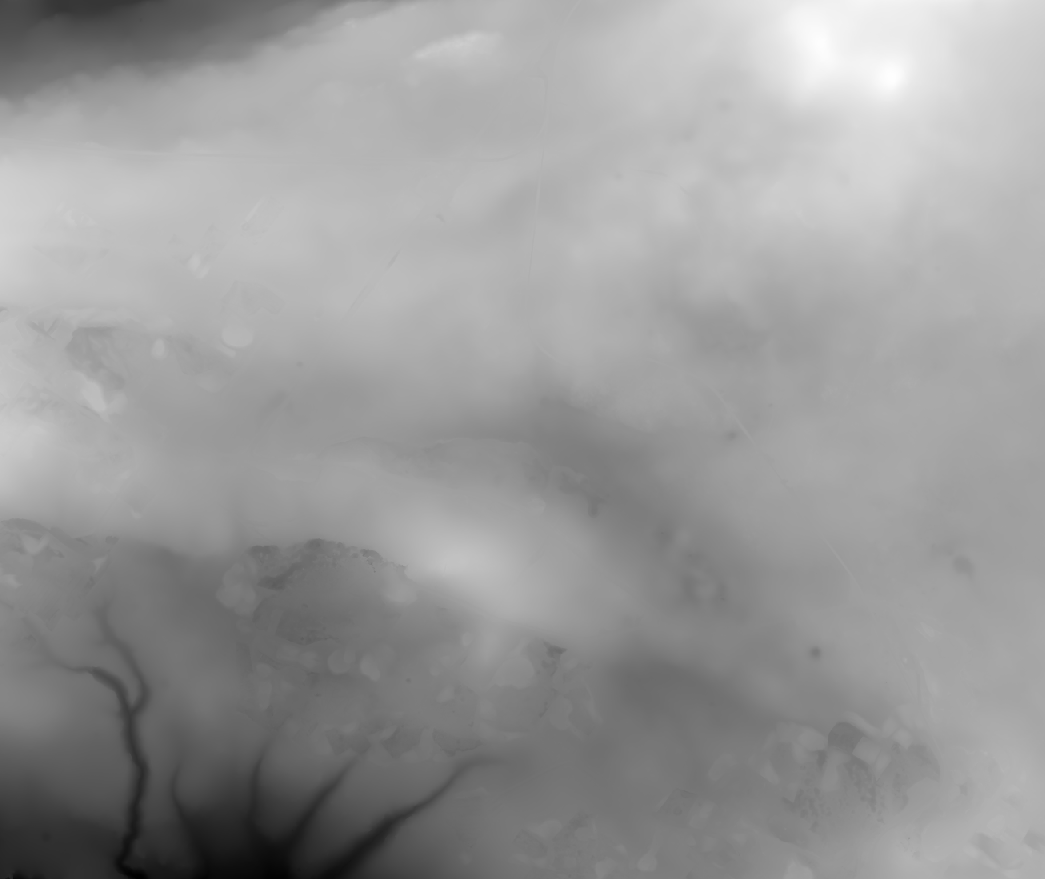
%> input picture ChrismasTerrain.tif, 1045 x 879 px
$ octave plot_maps.m   (GNU Octave 9; MATLAB toolbox functions it lacks are replaced by stand-ins)
%> lines starting %> are read from the running program, lines starting %| are printed output that depends on the picture
### CreateModel_map.m
%_________________________________________________________________________%
%  8 benchmark scenarios (inspired by SPSO paper Sec.5)                   %
%  Each modifies: obstacles, start/end, altitude limits                   %
%_________________________________________________________________________%

function model=CreateModel_map(mapID)
%> called with mapID = 1

    H = imread('ChrismasTerrain.tif');
%> H is the input picture: size 879x1045 single; min 48.92, max 296, mean 198.6
    H(H < 0) = 0;
    MAPSIZE_X = size(H,2);
%> MAPSIZE_X = 1045
    MAPSIZE_Y = size(H,1);
%> MAPSIZE_Y = 879
    [X,Y] = meshgrid(1:MAPSIZE_X,1:MAPSIZE_Y);

    switch mapID
        case 1  % Original (sparse obstacles, long range)
            threats = [400 500 100 80; 600 200 150 70; 500 350 150 80;
                       350 200 150 70; 700 550 150 70; 650 750 150 80];
            start_loc = [200;100;150];
            end_loc   = [800;800;150];
            zmin=100; zmax=200;

        case 2  % Dense urban (many small obstacles)
            threats = [300 300 120 50; 400 400 130 45; 500 300 125 55;
                       350 500 120 50; 450 600 135 45; 600 400 130 50;
                       300 700 125 55; 550 150 120 45; 200 500 130 50;
                       700 650 125 55];
            start_loc = [100;50;150];
            end_loc   = [750;750;150];
            zmin=80; zmax=220;

        case 3  % Sparse threats, high altitude
            threats = [500 500 120 100; 300 300 110 90];
            start_loc = [100;700;180];
            end_loc   = [700;100;180];
            zmin=120; zmax=250;

        case 4  % Narrow corridor
            threats = [200 400 100 60; 600 400 100 60; 400 200 100 60;
                       400 600 100 60];
            start_loc = [100;100;150];
            end_loc   = [700;700;150];
            zmin=100; zmax=200;

        case 5  % Edge obstacles, center clear
            threats = [100 400 100 50; 100 200 100 50; 100 600 100 50;
                       700 400 100 50; 700 200 100 50; 700 600 100 50];
            start_loc = [400;100;150];
            end_loc   = [400;700;150];
            zmin=100; zmax=200;

        case 6  % Mountain pass (wide corridor)
            threats = [300 450 100 50; 550 350 90 45];
            start_loc = [100;400;160];
            end_loc   = [750;400;160];
            zmin=80; zmax=250;

        case 7  % Clustered threats but passable
            threats = [350 350 120 70; 500 500 120 70; 200 600 110 60;
                       600 200 110 60];
            start_loc = [100;100;150];
            end_loc   = [750;750;150];
            zmin=100; zmax=200;

        case 8  % Low altitude weaving
            threats = [200 400 70 35; 400 400 70 35; 600 400 70 35];
            start_loc = [50;200;100];
            end_loc   = [750;600;100];
            zmin=60; zmax=180;

        otherwise
            error('Map ID must be 1-8');
    end

    model.start=start_loc;
    model.end=end_loc;
    model.n=10;
    model.xmin=1; model.xmax=MAPSIZE_X;
%> after `model.xmax=MAPSIZE_X`: model.xmax = 1045
    model.ymin=1; model.ymax=MAPSIZE_Y;
%> after `model.ymax=MAPSIZE_Y`: model.ymax = 879
    model.zmin=zmin; model.zmax=zmax;
    model.MAPSIZE_X=MAPSIZE_X; model.MAPSIZE_Y=MAPSIZE_Y;
%> after `model.MAPSIZE_X=MAPSIZE_X`: model.MAPSIZE_X = 1045
%> after `model.MAPSIZE_Y=MAPSIZE_Y`: model.MAPSIZE_Y = 879
    model.X=X; model.Y=Y; model.H=H;
    model.threats=threats;
    PlotModel(model);
end

### PlotModel.m
% Plot the terrain model and threats
function PlotModel(model)

    mesh(model.X,model.Y,model.H); % Plot the data
    colormap summer;                    % Default color map.
    set(gca, 'Position', [0 0 1 1]); % Fill the figure window.
    axis equal vis3d on;            % Set aspect ratio and turn off axis.
    shading interp;                  % Interpolate color across faces.
    material dull;                   % Mountains aren't shiny.
    camlight left;                   % Add a light over to the left somewhere.
    lighting gouraud;                % Use decent lighting.
    xlabel('x [m]');
    ylabel('y [m]');
    zlabel('z [m]');
    hold on


    % Threats as cylinders
    threats = model.threats;
%> threats = [400 500 100 80; 600 200 150 70; 500 350 150 80; 350 200 150 70; 700 550 150 70; 650 750 150 80]
    threat_num = size(threats,1);
%> threat_num = 6
    h=250; % Height

    for i = 1:threat_num
        threat = threats(i,:);
        threat_x = threat(1);
        threat_y = threat(2);
        threat_z = threat(3);
        threat_radius = threat(4);


        [xc,yc,zc]=cylinder(threat_radius); % create a unit cylinder
        % set the center and height
        xc=xc+threat_x;
        yc=yc+threat_y;
        zc=zc*h+threat_z;
        c = mesh(xc,yc,zc); % plot the cylinder
        set(c,'edgecolor','none','facecolor','#FF0000','FaceAlpha',.3); % set color and transparency
    end
%> this loop made 6 passes
%> (threat_x, threat_y, threat_z, threat_radius) on passes 1 to 6: (400, 500, 100, 80), (600, 200, 150, 70), (500, 350, 150, 80), (350, 200, 150, 70), (700, 550, 150, 70), (650, 750, 150, 80)

end

### plot_maps.m
%_________________________________________________________________________%
%  Plot all 8 benchmark maps as 2x4 subplot grid                           %
%_________________________________________________________________________%

clc; clear; close all;

figure('Position', [100 100 1600 800]);

for m = 1:8
    subplot(2, 4, m);
    try
        model = CreateModel_map(m);
%> model = {start [200 100 150], end [800 800 150], n 10, xmin 1, xmax 1045, ymin 1}
        % Simple 3D plot: terrain + threats + start/end
        surf(model.X, model.Y, model.H, 'EdgeColor', 'none', 'FaceAlpha', 0.7);
        colormap('terrain'); hold on;

        % Threats as red cylinders
        for j = 1:size(model.threats, 1)
            [cx, cy, cz] = cylinder(model.threats(j,4), 20);
            cx = cx + model.threats(j,1);
            cy = cy + model.threats(j,2);
            cz = cz * model.threats(j,3) + model.H(round(model.threats(j,2)), round(model.threats(j,1)));
            surf(cx, cy, cz, 'FaceColor', 'r', 'FaceAlpha', 0.4, 'EdgeColor', 'none');
        end

        % Start (green) and End (blue) markers
        plot3(model.start(1), model.start(2), model.start(3), 'go', 'MarkerSize', 12, 'MarkerFaceColor', 'g');
        plot3(model.end(1), model.end(2), model.end(3), 'bo', 'MarkerSize', 12, 'MarkerFaceColor', 'b');

        title(sprintf('Map %d', m), 'FontSize', 12);
        xlabel('X'); ylabel('Y'); zlabel('Z');
        view(45, 30); axis equal tight;

    catch ME
        title(sprintf('Map %d: ERROR', m), 'Color', 'r');
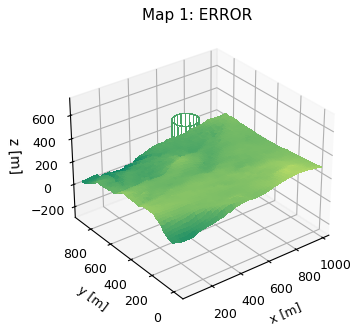
%> figure redrawn from the program's plot data
    end
end

sgtitle('8 Benchmark Scenarios for UAV Path Planning', 'FontSize', 14, 'FontWeight', 'bold');
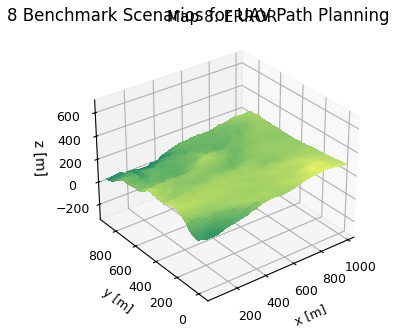
%> figure redrawn from the program's plot data
saveas(gcf, 'figures/all_maps.png');
fprintf('Saved to figures/all_maps.png\n');
